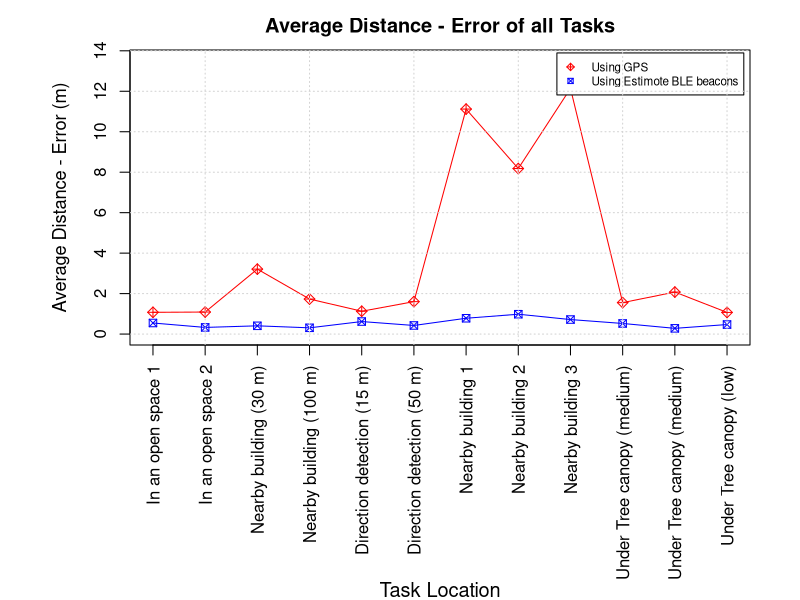

Recreate this plot in R.
## ---- chunk 1
#knitr::opts_chunk$set(echo=TRUE, warning=FALSE, message=FALSE, cache=TRUE)
## ---- chunk 2
# read measured distances using GPS
gps_dis_app = read.csv('data/ds_gps_app.csv',header=TRUE, sep=",")
# read actual distances using measurement tape (when tasks were achieved using GPS)
gps_dis_real = read.csv('data/ds_gps_real.csv',header=TRUE, sep=",")
# read measured distances using BLE beacons
ble_dis_app = read.csv('data/ds_ble_app.csv',header=TRUE, sep=",")
# read actual distances using measurement tape (when tasks were achieved using BLE beacons)
ble_dis_real = read.csv('data/ds_ble_real.csv',header=TRUE, sep=",")
## ---- chunk 3
# calculating GPS distance-error 
gps_dis_error = abs(gps_dis_app[,-c(1)] - gps_dis_real[,-c(1)])
# update dataframe header
colnames(gps_dis_error) = paste("GPS Dis. Error T", 1:12, sep="")
players = c(1:9)
gps_dis_error <- cbind(players, gps_dis_error)

# calculating BLE beacons distance-error  
ble_dis_error = abs(ble_dis_app[,-c(1)] - ble_dis_real[,-c(1)])
# update dataframe header
colnames(ble_dis_error) = paste("BLE Dis. Error T", 1:12, sep="")
players = c(1:9)
ble_dis_error <- cbind(players, ble_dis_error)
## ---- chunk 4
# gps
mean_gps_dis_error <- colMeans(gps_dis_error[,-c(1)], na.rm = TRUE)
# ble beacons
mean_ble_dis_error <- colMeans(ble_dis_error[,-c(1)], na.rm = TRUE)
## ---- chunk 5
tasks_labels = c(  
  "In an open space 1", 
  "In an open space 2",
  "Nearby building (30 m)",
  "Nearby building (100 m)",
  "Direction detection (15 m)",
  "Direction detection (50 m)",
  "Nearby building 1",
  "Nearby building 2",
  "Nearby building 3",
  "Under Tree canopy (medium)",
  "Under Tree canopy (medium)",
  "Under Tree canopy (low)"
)

mean_gps_error_list = c(
  mean_gps_dis_error[1],
  mean_gps_dis_error[6],
  mean_gps_dis_error[9],
  mean_gps_dis_error[12],
  mean_gps_dis_error[2],
  mean_gps_dis_error[11],
  mean_gps_dis_error[7],
  mean_gps_dis_error[10],
  mean_gps_dis_error[8],
  mean_gps_dis_error[3],
  mean_gps_dis_error[4],
  mean_gps_dis_error[5]
)

mean_ble_error_list = c(  
  mean_ble_dis_error[1],
  mean_ble_dis_error[6],
  mean_ble_dis_error[9],
  mean_ble_dis_error[12],
  mean_ble_dis_error[2],
  mean_ble_dis_error[11],
  mean_ble_dis_error[7],
  mean_ble_dis_error[10],
  mean_ble_dis_error[8],
  mean_ble_dis_error[3],
  mean_ble_dis_error[4],
  mean_ble_dis_error[5]
)

## plotting results
par(mfcol=c(1,1), mai=c(2.55,1.3,0.5,0.5))
plot(c(1:12),mean_gps_error_list, xaxt = "n", ylab = "", 
     xlab = "", main= "Average Distance - Error of all Tasks", col = 'red', pch = 9, ylim=c(0,13.5))
title(ylab="Average Distance - Error (m)", line=3, cex.lab=1.1)
title(xlab="Task Location", line=11.8, cex.lab=1.2)
axis(1, at=1:12,  labels=tasks_labels, las=2)
lines(c(1:12),mean_gps_error_list, lty=1, lwd=1, col="red")
points(c(1:12),mean_ble_error_list, col="blue", pch = 7)
lines(c(1:12),mean_ble_error_list,lty=1,lwd=1,col="blue")
legend('topright', legend=c("Using GPS", "Using Estimote BLE beacons"),
       col=c("red", "blue"), pch = c(9, 7), cex=0.7, inset=0.01, lwd=c(NA, NA, 2))
grid()
